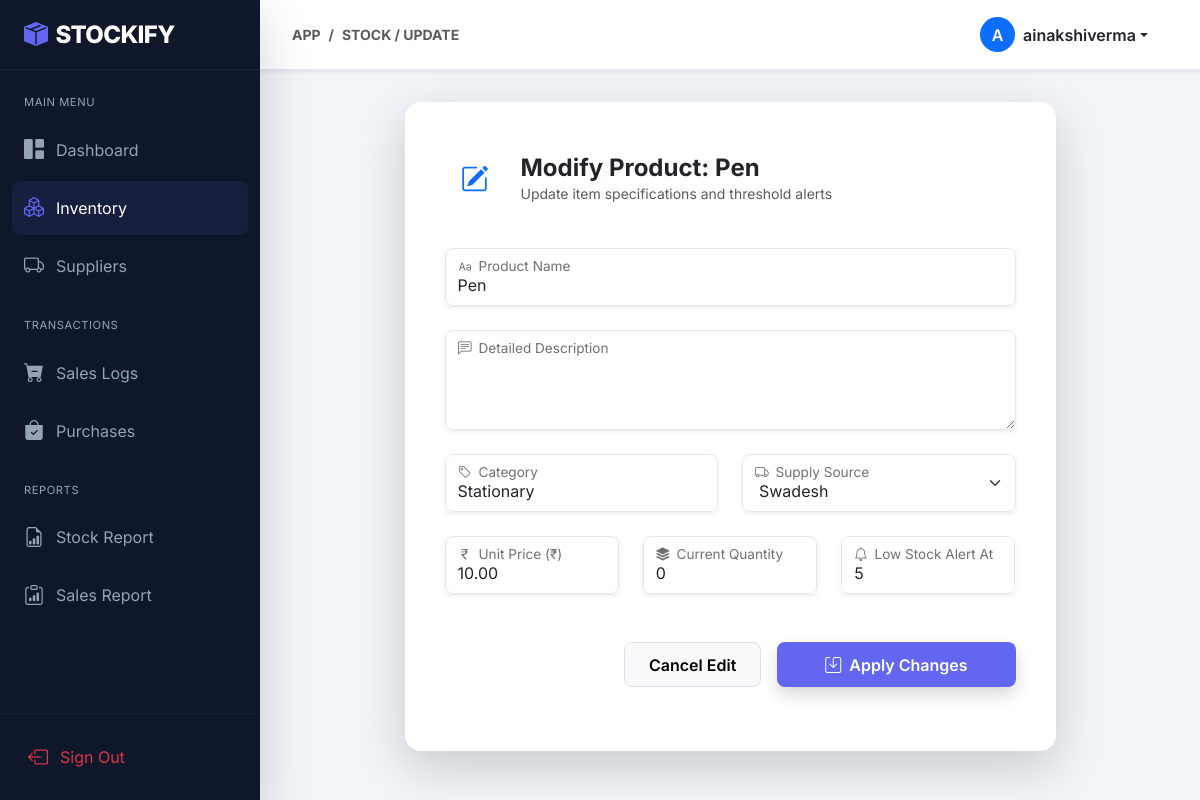
Page /products/edit/1/ (signed in) on the committed database.
### inventory/models.py (models this page shows, shortened)
class Product(models.Model):
    name = models.CharField(max_length=100)
    description = models.TextField(blank=True, null=True)
    price = models.DecimalField(max_digits=10, decimal_places=2)
    quantity = models.IntegerField()
    threshold = models.IntegerField(default=10)
    category = models.CharField(max_length=50)
    supplier = models.ForeignKey(Supplier, on_delete=models.SET_NULL, null=True, blank=True)
    user = models.ForeignKey(User, on_delete=models.CASCADE)
    created_at = models.DateTimeField(auto_now_add=True)
    updated_at = models.DateTimeField(auto_now=True)

class Supplier(models.Model):
    name = models.CharField(max_length=100)
    contact = models.CharField(max_length=100)
    email = models.EmailField()
    address = models.TextField()
    user = models.ForeignKey(User, on_delete=models.CASCADE)

### inventory/views.py (the view, shortened to what this page needs)
# urls.py: path('products/edit/<int:pk>/', views.edit_product, name='edit_product'),
@login_required
def edit_product(request, pk):
    product = get_object_or_404(Product, pk=pk, user=request.user)
    suppliers = Supplier.objects.filter(user=request.user)
    return render(request, 'edit_product.html', {'product': product, 'suppliers': suppliers})

### templates/edit_product.html (shortened to what this page needs)
{% extends 'base.html' %}
{% block breadcrumb %}Stock / Update{% endblock %}
{% block content %}
<div class="row justify-content-center">
    <div class="col-xl-9">
        <div class="card border-0 shadow-lg p-3">
            <div class="card-header bg-white border-0 pt-4 pb-2">
                <div class="d-flex align-items-center">
                    <div class="p-3 bg-indigo bg-opacity-10 text-primary rounded-circle me-3">
                        <i class="bi bi-pencil-square fs-3"></i>
                    </div>
                    <div>
                        <h4 class="fw-bold mb-0">Modify Product: {{ product.name }}</h4>
                        <p class="text-muted small mb-0">Update item specifications and threshold alerts</p>
                    </div>
                </div>
            </div>
            <div class="card-body px-4 pt-4 pb-5">
                <form method="post">
                    <div class="row g-4 mb-4">
                        <div class="col-12">
                            <div class="form-floating shadow-sm rounded">
                                <input type="text" name="name" class="form-control" id="productName"
                                    value="{{ product.name }}" required>
                                <label for="productName">Product Name</label>
                            </div>
                        </div>
                        <div class="col-12">
                            <div class="form-floating shadow-sm rounded">
                                <textarea name="description" class="form-control" id="description"
                                    style="height: 100px">{{ product.description }}</textarea>
                                <label for="description">Detailed
                                    Description</label>
                            </div>
                        </div>
                        <div class="col-md-6">
                            <div class="form-floating shadow-sm rounded">
                                <input type="text" name="category" class="form-control" id="category"
                                    value="{{ product.category }}" required>
                                <label for="category">Category</label>
                            </div>
                        </div>
                        <div class="col-md-6">
                            <div class="form-floating shadow-sm rounded">
                                <select name="supplier" class="form-select" id="supplierSelect">
                                    {% for supplier in suppliers %}
                                   <option value="{{ supplier.id }}" {% if product.supplier.id == supplier.id %}selected{% endif %}>{{ supplier.name }}</option>
                                    {% endfor %}
                                </select>
                                <label for="supplierSelect">Supply Source</label>
                            </div>
                        </div>
                        <div class="col-md-4">
                            <div class="form-floating shadow-sm rounded">
                                <input type="number" step="0.01" name="price" class="form-control" id="price"
                                    value="{{ product.price }}" required>
                                <label for="price">Unit Price (₹)</label>
                            </div>
                        </div>
                        <div class="col-md-4">
                            <div class="form-floating shadow-sm rounded">
                                <input type="number" name="quantity" class="form-control" id="quantity"
                                    value="{{ product.quantity }}" required>
                                <label for="quantity">Current Quantity</label>
                            </div>
                        </div>
                        <div class="col-md-4">
                            <div class="form-floating shadow-sm rounded">
                                <input type="number" name="threshold" class="form-control" id="threshold"
                                    value="{{ product.threshold }}" required>
                                <label for="threshold">Low Stock Alert At</label>
                            </div>
                        </div>
                    </div>
                    <div class="d-flex gap-3 justify-content-end mt-5">
                        <a href="{% url 'product_list' %}" class="btn btn-light px-4 border">Cancel Edit</a>
                        <button type="submit" class="btn btn-primary px-5 py-2 shadow border-0">
                            <span class="d-flex align-items-center">
                                <i class="bi bi-save me-2"></i> Apply Changes
                            </span>
                        </button>
                    </div>
                </form>
            </div>
        </div>
    </div>
</div>
{% endblock %}

### templates/base.html (shortened to what this page needs)
{% load static %}
<!DOCTYPE html>
<html lang="en">
<head>
    <link href="https://cdn.jsdelivr.net/npm/bootstrap@5.3.0/dist/css/bootstrap.min.css" rel="stylesheet">
    <link rel="stylesheet" href="https://cdn.jsdelivr.net/npm/bootstrap-icons@1.11.0/font/bootstrap-icons.css">
    <link rel="stylesheet" href="{% static 'css/style.css' %}">
</head>
<body>
    <aside class="sidebar shadow-lg" id="sidebar">
        <div class="sidebar-header">
            <a href="{% url 'dashboard' %}" class="sidebar-brand">
                <i class="bi bi-box-seam-fill me-2"></i>
                <span>STOCKIFY</span>
            </a>
        </div>
        <nav class="sidebar-nav">
            <div class="nav-label">Main Menu</div>
            <div class="nav-item">
                <a href="{% url 'dashboard' %}"
                    class="nav-link {% if request.resolver_match.url_name == 'dashboard' %}active{% endif %}">
                    <i class="bi bi-grid-1x2-fill"></i>
                    <span>Dashboard</span>
                </a>
            </div>
            <div class="nav-item">
                <a href="{% url 'product_list' %}" class="nav-link {% if 'product' in request.path %}active{% endif %}">
                    <i class="bi bi-boxes"></i>
                    <span>Inventory</span>
                </a>
            </div>
            <div class="nav-item">
                <a href="{% url 'supplier_list' %}"
                    class="nav-link {% if 'supplier' in request.path %}active{% endif %}">
                    <i class="bi bi-truck"></i>
                    <span>Suppliers</span>
                </a>
            </div>
            <div class="nav-label mt-4">Transactions</div>
            <div class="nav-item">
                <a href="{% url 'sales_history' %}" class="nav-link {% if 'sale' in request.path %}active{% endif %}">
                    <i class="bi bi-cart-dash-fill"></i>
                    <span>Sales Logs</span>
                </a>
            </div>
            <div class="nav-item">
                <a href="{% url 'purchase_history' %}"
                    class="nav-link {% if 'purchase' in request.path %}active{% endif %}">
                    <i class="bi bi-bag-check-fill"></i>
                    <span>Purchases</span>
                </a>
            </div>
            <div class="nav-label mt-4">Reports</div>
            <div class="nav-item">
                <a href="{% url 'inventory_report' %}"
                    class="nav-link {% if 'inventory_report' in request.path %}active{% endif %}">
                    <i class="bi bi-file-earmark-bar-graph"></i>
                    <span>Stock Report</span>
                </a>
            </div>
            <div class="nav-item">
                <a href="{% url 'sales_report' %}"
                    class="nav-link {% if 'sales_report' in request.path %}active{% endif %}">
                    <i class="bi bi-clipboard-data"></i>
                    <span>Sales Report</span>
                </a>
            </div>
        </nav>
        <div class="sidebar-footer p-3 border-top border-secondary border-opacity-10">
            <a href="{% url 'logout' %}" class="nav-link text-danger">
                <i class="bi bi-box-arrow-left"></i>
                <span>Sign Out</span>
            </a>
        </div>
    </aside>
    <div class="wrapper">
        <header class="topbar sticky-top shadow-sm">
            <div class="d-flex align-items-center">
                <nav aria-label="breadcrumb" class="d-none d-md-block">
                    <ol class="breadcrumb mb-0">
                        <li class="breadcrumb-item small text-uppercase text-muted fw-bold">App</li>
                        <li class="breadcrumb-item small text-uppercase fw-bold active" aria-current="page">
                            {% block breadcrumb %}Overview{% endblock %}
                        </li>
                    </ol>
                </nav>
            </div>
            <div class="d-flex align-items-center">
                <div class="dropdown">
                    <button class="btn btn-white border-0 dropdown-toggle d-flex align-items-center" type="button"
                        data-bs-toggle="dropdown">
                        <div class="rounded-circle bg-primary text-white p-2 me-2 d-flex align-items-center justify-content-center"
                            style="width: 35px; height: 35px;">
                            {{ user.username|first|upper }}
                        </div>
                        <span class="d-none d-sm-inline fw-semibold text-dark">{{ user.username }}</span>
                    </button>
                </div>
            </div>
        </header>
        <main class="content-area">
            {% block content %}
            {% endblock %}
        </main>
    </div>
</body>
</html>

### static/css/style.css (style rules this page uses)
:root { --primary: #6366f1; --primary-hover: #4f46e5; --secondary: #64748b; --success: #10b981; --danger: #ef4444; --warning: #f59e0b; --info: #3b82f6; --dark: #0f172a; --light: #f8fafc; --white: #ffffff; --sidebar-width: 260px; --topbar-height: 70px; --transition: all 0.3s cubic-bezier(0.4, 0, 0.2, 1); }
body { background-color: #f1f5f9; font-family: 'Inter', system-ui, -apple-system, sans-serif; color: #1e293b; overflow-x: hidden; }
.sidebar { width: var(--sidebar-width); height: 100vh; position: fixed; top: 0; left: 0; background: var(--dark); color: var(--white); transition: var(--transition); z-index: 1040; display: flex; flex-direction: column; }
.sidebar-header { height: var(--topbar-height); display: flex; align-items: center; padding: 0 1.5rem; border-bottom: 1px solid rgba(255, 255, 255, 0.05); }
.sidebar-brand { font-size: 1.5rem; font-weight: 800; color: var(--white); text-decoration: none; letter-spacing: -0.025em; display: flex; align-items: center; }
.sidebar-brand i { color: var(--primary); }
.sidebar-nav { flex-grow: 1; padding: 1.5rem 0.75rem; overflow-y: auto; }
.nav-label { font-size: 0.7rem; text-transform: uppercase; letter-spacing: 0.05em; color: #94a3b8; margin-bottom: 0.75rem; padding: 0 0.75rem; }
.nav-item { margin-bottom: 0.25rem; }
.nav-link { display: flex; align-items: center; padding: 0.75rem; color: #94a3b8; text-decoration: none; border-radius: 0.5rem; transition: var(--transition); }
.nav-link i { font-size: 1.25rem; margin-right: 0.75rem; transition: var(--transition); }
.nav-link:hover, .nav-link.active { background: rgba(99, 102, 241, 0.1); color: var(--white); }
.nav-link.active i, .nav-link:hover i { color: var(--primary); }
.wrapper { margin-left: var(--sidebar-width); transition: var(--transition); }
.topbar { height: var(--topbar-height); background: var(--white); border-bottom: 1px solid #e2e8f0; display: flex; align-items: center; justify-content: space-between; padding: 0 2rem; position: sticky; top: 0; z-index: 1030; }
.content-area { padding: 2rem; }
.card { border: none; border-radius: 1rem; box-shadow: 0 4px 6px -1px rgb(0 0 0 / 0.1), 0 2px 4px -2px rgb(0 0 0 / 0.1); transition: var(--transition); overflow: hidden; }
.card-header { background: transparent; border-bottom: 1px solid #f1f5f9; padding: 1.25rem 1.5rem; }
.form-control, .form-select { border: 1px solid #e2e8f0; border-radius: 0.5rem; padding: 0.75rem 1rem; transition: var(--transition); }
.btn { padding: 0.6rem 1.25rem; border-radius: 0.5rem; font-weight: 600; transition: var(--transition); }
.btn-primary { background: var(--primary); border: none; }

### rows in the picture
Product: name "Pen", category "Stationary", supplier "Swadesh", price "10.00", quantity "0", threshold "5"

### other values in the picture
{{ user.username|first|upper }} "A"
{{ user.username }} "ainakshiverma"
